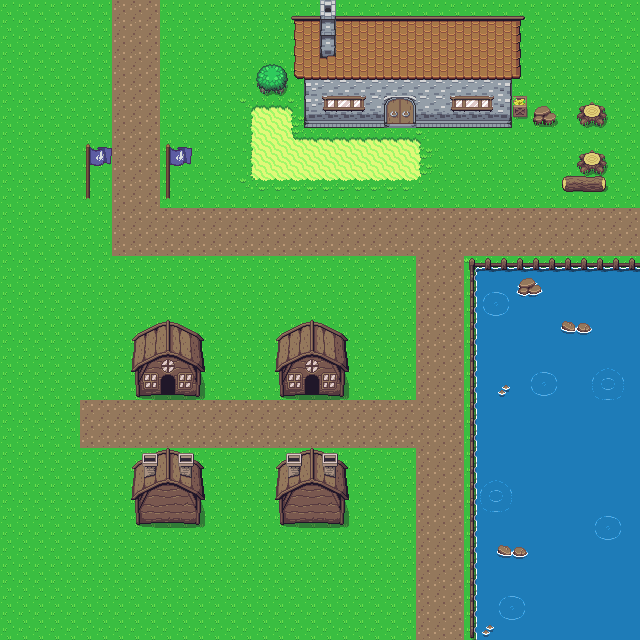

A level layout from a 2D game, rendered from its tile map. Below: a short description, then the map file with tile-grid data replaced by summaries:
An orthogonal 40x40 tile map with 16x16 px tiles, 4 tile layers (Ground, Road, Houses, Rocks) and 14 objects.

<map version="1.10" tiledversion="1.11.2" orientation="orthogonal" renderorder="right-down" width="40" height="40" tilewidth="16" tileheight="16" infinite="0" nextlayerid="7" nextobjectid="25">
 <editorsettings>
  <export target="colliderTest.lua" format="lua" />
 </editorsettings>
 <tileset firstgid="1" name="tileset" tilewidth="16" tileheight="16" tilecount="1440" columns="40">
  <image source="Overworld.png" width="640" height="576" />
 </tileset>
 <layer id="1" name="Ground" width="40" height="40">
  <data>[1600 cells, 1600 non-empty, 1 distinct tile ids]</data>
 </layer>
 <layer id="2" name="Road" width="40" height="40">
  <data>[1600 cells, 292 non-empty, 10 distinct tile ids]</data>
 </layer>
 <layer id="3" name="Houses" width="40" height="40">
  <data>[1600 cells, 463 non-empty, 77 distinct tile ids]</data>
 </layer>
 <layer id="4" name="Rocks" width="40" height="40">
  <data>[1600 cells, 141 non-empty, 48 distinct tile ids]</data>
 </layer>
 <objectgroup id="5" name="Walls">
  <object id="6" x="256" y="64" width="32" height="32" />
  <object id="7" x="304" y="80" width="208" height="48" />
  <object id="9" x="560" y="176" width="48" height="16" />
  <object id="10" x="576" y="96" width="32" height="32" />
  <object id="11" x="576" y="144" width="32" height="32" />
  <object id="13" x="532" y="104" width="24" height="24" />
  <object id="14" x="512" y="96" width="16" height="24" />
  <object id="16" x="464" y="256" width="12" height="384" />
  <object id="17" x="476" y="256" width="164" height="12" />
  <object id="19" x="280" y="340" width="64" height="60" />
  <object id="20" x="136" y="340" width="64" height="56" />
  <object id="22" x="136" y="468" width="64" height="56" />
  <object id="23" x="280" y="468" width="64" height="56" />
 </objectgroup>
 <objectgroup id="6" name="Test">
  <object id="24" x="624" y="208" width="16" height="48" />
 </objectgroup>
</map>
